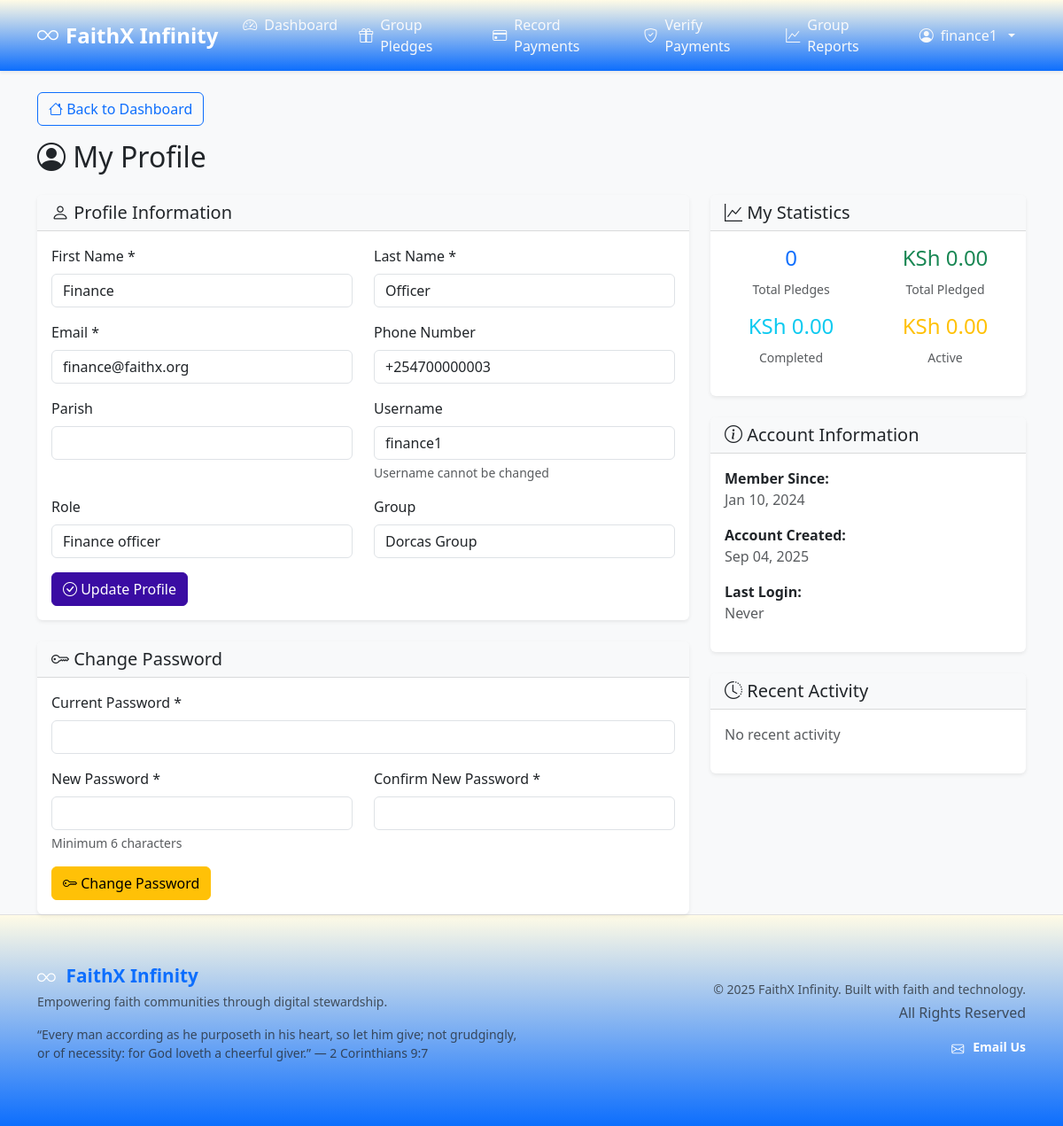
Screenshot of /index.php?page=profile (signed in) with the database file from the repository.
### tables this page shows
CREATE TABLE IF NOT EXISTS members (
    member_id INT AUTO_INCREMENT PRIMARY KEY,
    user_id INT NOT NULL,
    first_name VARCHAR(100),
    last_name VARCHAR(100),
    phone VARCHAR(20),
    group_id INT,
    join_date DATE,
    joined_at TIMESTAMP DEFAULT CURRENT_TIMESTAMP,
    FOREIGN KEY (user_id) REFERENCES users(user_id),
    FOREIGN KEY (group_id) REFERENCES groups(group_id)
);

CREATE TABLE IF NOT EXISTS users (
    user_id INT AUTO_INCREMENT PRIMARY KEY,
    username VARCHAR(50) NOT NULL UNIQUE,
    password VARCHAR(255) NOT NULL,
    email VARCHAR(255) NOT NULL UNIQUE,
    first_name VARCHAR(100),
    last_name VARCHAR(100),
    parish VARCHAR(100),
    phone VARCHAR(20),
    role ENUM('member','group_leader','finance_officer','chief_finance_officer','elder_admin','system_admin') DEFAULT 'member',
    is_active TINYINT(1) DEFAULT 1,
    failed_login_attempts INT DEFAULT 0,
    last_login_attempt TIMESTAMP NULL,
    account_locked_until TIMESTAMP NULL,
    session_timeout INT DEFAULT 1800,
    created_at TIMESTAMP DEFAULT CURRENT_TIMESTAMP,
    updated_at TIMESTAMP DEFAULT CURRENT_TIMESTAMP ON UPDATE CURRENT_TIMESTAMP
);

CREATE TABLE IF NOT EXISTS groups (
    group_id INT AUTO_INCREMENT PRIMARY KEY,
    group_name VARCHAR(100) NOT NULL,
    leader_name VARCHAR(100),
    description TEXT,
    created_at TIMESTAMP DEFAULT CURRENT_TIMESTAMP
);

### includes/functions.php (called while the page is built, shortened)
<?php
function sanitize($data) {
    return htmlspecialchars(strip_tags(trim($data)));
}
function formatCurrency($amount) {
    if ($amount === null) {
        return 'KSh 0.00';
    }
    return 'KSh ' . number_format($amount, 2);
}
function formatDate($date) {
    return date('M d, Y', strtotime($date));
}
?>

### views/profile.php (the view, shortened to what this page needs)
<?php
$user_id = $_SESSION['user_id'];
try {
    $stmt = $pdo->prepare("
        SELECT u.username, u.email, u.first_name, u.last_name, u.parish, u.role, u.created_at,
               m.phone, m.group_id, m.join_date,
               g.group_name
        FROM users u
        LEFT JOIN members m ON u.user_id = m.user_id
        LEFT JOIN groups g ON m.group_id = g.group_id
        WHERE u.user_id = ?
    ");
    $stmt->execute([$user_id]);
    $profile = $stmt->fetch(PDO::FETCH_ASSOC);
    $stmt = $pdo->prepare("
        SELECT
            COUNT(*) as total_pledges,
            SUM(amount) as total_pledged,
            SUM(CASE WHEN status = 'completed' THEN amount ELSE 0 END) as total_completed,
            SUM(CASE WHEN status = 'active' THEN amount ELSE 0 END) as total_active
        FROM pledges p
        JOIN members m ON p.member_id = m.member_id
        WHERE m.user_id = ?
    ");
    $stmt->execute([$user_id]);
    $stats = $stmt->fetch(PDO::FETCH_ASSOC);
    $stmt = $pdo->prepare("
        SELECT p.*, pc.category_name, p.amount as pledged_amount,
               COALESCE(SUM(t.amount_paid), 0) as paid_amount
        FROM pledges p
        JOIN pledge_categories pc ON p.category_id = pc.category_id
        JOIN members m ON p.member_id = m.member_id
        LEFT JOIN transactions t ON p.pledge_id = t.pledge_id
        WHERE m.user_id = ?
        GROUP BY p.pledge_id
        ORDER BY p.created_at DESC
        LIMIT 5
    ");
    $stmt->execute([$user_id]);
    $recent_activity = $stmt->fetchAll(PDO::FETCH_ASSOC);
} catch (PDOException $e) {
    setFlashMessage('danger', 'Error loading profile data.');
    $profile = [];
    $stats = ['total_pledges' => 0, 'total_pledged' => 0, 'total_completed' => 0, 'total_active' => 0];
    $recent_activity = [];
}
?>
<div class="mb-3">
    <a href="index.php?page=dashboard" class="btn btn-outline-primary">
        <i class="bi bi-house"></i> Back to Dashboard
    </a>
</div>
<div class="row">
    <div class="col-12">
        <h2 class="mb-4">
            <i class="bi bi-person-circle"></i> My Profile
        </h2>
    </div>
</div>
<div class="row">
    <div class="col-md-8">
        <div class="card mb-4">
            <div class="card-header">
                <h5 class="mb-0"><i class="bi bi-person"></i> Profile Information</h5>
            </div>
            <div class="card-body">
                <form id="updateProfileForm">
                    <div class="row">
                        <div class="col-md-6">
                            <div class="mb-3">
                                <label for="first_name" class="form-label">First Name *</label>
                                <input type="text" class="form-control" id="first_name" name="first_name"
                                       value="<?= sanitize($profile['first_name'] ?? '') ?>" required>
                            </div>
                        </div>
                        <div class="col-md-6">
                            <div class="mb-3">
                                <label for="last_name" class="form-label">Last Name *</label>
                                <input type="text" class="form-control" id="last_name" name="last_name"
                                       value="<?= sanitize($profile['last_name'] ?? '') ?>" required>
                            </div>
                        </div>
                    </div>
                    <div class="row">
                        <div class="col-md-6">
                            <div class="mb-3">
                                <label for="email" class="form-label">Email *</label>
                                <input type="email" class="form-control" id="email" name="email"
                                       value="<?= sanitize($profile['email'] ?? '') ?>" required>
                            </div>
                        </div>
                        <div class="col-md-6">
                            <div class="mb-3">
                                <label for="phone" class="form-label">Phone Number</label>
                                <input type="tel" class="form-control" id="phone" name="phone"
                                       value="<?= sanitize($profile['phone'] ?? '') ?>">
                            </div>
                        </div>
                    </div>
                    <div class="row">
                        <div class="col-md-6">
                            <div class="mb-3">
                                <label for="parish" class="form-label">Parish</label>
                                <input type="text" class="form-control" id="parish" name="parish"
                                       value="<?= sanitize($profile['parish'] ?? '') ?>">
                            </div>
                        </div>
                        <div class="col-md-6">
                            <div class="mb-3">
                                <label for="username" class="form-label">Username</label>
                                <input type="text" class="form-control" id="username"
                                       value="<?= sanitize($profile['username'] ?? '') ?>" readonly>
                                <div class="form-text">Username cannot be changed</div>
                            </div>
                        </div>
                    </div>
                    <div class="row">
                        <div class="col-md-6">
                            <div class="mb-3">
                                <label for="role" class="form-label">Role</label>
                                <input type="text" class="form-control" id="role"
                                       value="<?= ucfirst(str_replace('_', ' ', $profile['role'] ?? '')) ?>" readonly>
                            </div>
                        </div>
                        <div class="col-md-6">
                            <div class="mb-3">
                                <label for="group" class="form-label">Group</label>
                                <input type="text" class="form-control" id="group"
                                       value="<?= sanitize($profile['group_name'] ?? 'Not assigned') ?>" readonly>
                            </div>
                        </div>
                    </div>
                    <button type="submit" class="btn btn-primary">
                        <i class="bi bi-check-circle"></i> Update Profile
                    </button>
                </form>
            </div>
        </div>
        <div class="card">
            <div class="card-header">
                <h5 class="mb-0"><i class="bi bi-key"></i> Change Password</h5>
            </div>
            <div class="card-body">
                <form id="changePasswordForm">
                    <div class="mb-3">
                        <label for="current_password" class="form-label">Current Password *</label>
                        <input type="password" class="form-control" id="current_password" name="current_password" required>
                    </div>
                    <div class="row">
                        <div class="col-md-6">
                            <div class="mb-3">
                                <label for="new_password" class="form-label">New Password *</label>
                                <input type="password" class="form-control" id="new_password" name="new_password" required>
                                <div class="form-text">Minimum 6 characters</div>
                            </div>
                        </div>
                        <div class="col-md-6">
                            <div class="mb-3">
                                <label for="confirm_password" class="form-label">Confirm New Password *</label>
                                <input type="password" class="form-control" id="confirm_password" name="confirm_password" required>
                            </div>
                        </div>
                    </div>
                    <button type="submit" class="btn btn-warning">
                        <i class="bi bi-key"></i> Change Password
                    </button>
                </form>
            </div>
        </div>
    </div>
    <div class="col-md-4">
        <div class="card mb-4">
            <div class="card-header">
                <h5 class="mb-0"><i class="bi bi-graph-up"></i> My Statistics</h5>
            </div>
            <div class="card-body">
                <div class="row text-center">
                    <div class="col-6 mb-3">
                        <h4 class="text-primary"><?= number_format($stats['total_pledges']) ?></h4>
                        <small class="text-muted">Total Pledges</small>
                    </div>
                    <div class="col-6 mb-3">
                        <h4 class="text-success"><?= formatCurrency($stats['total_pledged']) ?></h4>
                        <small class="text-muted">Total Pledged</small>
                    </div>
                    <div class="col-6 mb-3">
                        <h4 class="text-info"><?= formatCurrency($stats['total_completed']) ?></h4>
                        <small class="text-muted">Completed</small>
                    </div>
                    <div class="col-6 mb-3">
                        <h4 class="text-warning"><?= formatCurrency($stats['total_active']) ?></h4>
                        <small class="text-muted">Active</small>
                    </div>
                </div>
            </div>
        </div>
        <div class="card mb-4">
            <div class="card-header">
                <h5 class="mb-0"><i class="bi bi-info-circle"></i> Account Information</h5>
            </div>
            <div class="card-body">
                <div class="mb-3">
                    <strong>Member Since:</strong><br>
                    <span class="text-muted"><?= $profile['join_date'] ? formatDate($profile['join_date']) : 'N/A' ?></span>
                </div>
                <div class="mb-3">
                    <strong>Account Created:</strong><br>
                    <span class="text-muted"><?= formatDate($profile['created_at'] ?? '') ?></span>
                </div>
                <div class="mb-3">
                    <strong>Last Login:</strong><br>
                    <span class="text-muted"><?= isset($profile['last_login']) && $profile['last_login'] ? formatDate($profile['last_login']) : 'Never' ?></span>
                </div>
            </div>
        </div>
        <div class="card">
            <div class="card-header">
                <h5 class="mb-0"><i class="bi bi-clock-history"></i> Recent Activity</h5>
            </div>
            <div class="card-body">
                <?php if (empty($recent_activity)): ?>
                <p class="text-muted">No recent activity</p>
                <?php endif; ?>
            </div>
        </div>
    </div>
</div>

### assets/css/style.css (style rules this page uses)
:root { --primary-color: #0d6efd; --secondary-color: #3a0ca3; --success-color: #198754; --warning-color: #ffc107; --danger-color: #dc3545; --light-color: #f8f9fa; --dark-color: #212529; }
body { font-family: 'Segoe UI', Tahoma, Geneva, Verdana, sans-serif; background-color: #f8f9fa; }
.card { border: none; box-shadow: 0 0.125rem 0.25rem rgba(0, 0, 0, 0.075); transition: box-shadow 0.15s ease-in-out; }
.card-header { background-color: var(--light-color); border-bottom: 1px solid rgba(0, 0, 0, 0.125); font-weight: 600; }
.btn-primary { background-color: var(--primary-color); border-color: var(--primary-color); }
:root { --primary-color: #3a0ca3; }

### views/profile.php (style rules this page uses)
.card { border: none; box-shadow: 0 0.125rem 0.25rem rgba(0, 0, 0, 0.075); transition: box-shadow 0.15s ease-in-out; }

### rows the page displays
members: first_name "Finance", last_name "Officer", email "finance@faithx.org", phone "+254700000003", user.username "finance1", user.role "Finance officer", group.group_name "Dorcas Group", join_date "Jan 10, 2024", user.created_at "Sep 04, 2025"

### other values shown
$_SESSION['username'] "finance1"
$stats['total_pledges'] "0"
formatCurrency($stats['total_pledged']) "KSh 0.00"
formatCurrency($stats['total_completed']) "KSh 0.00"
formatCurrency($stats['total_active']) "KSh 0.00"
